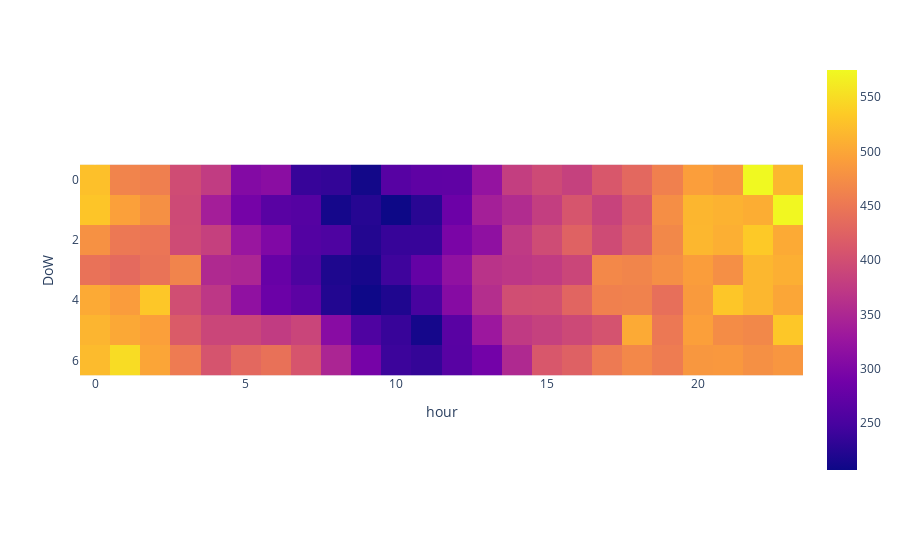

The notebook cell saved with this chart:
### Code cell
dow_hour_counts = fire_inc.groupby(by=['DoW', 'hour'])['injury_or_fatality'].count().reset_index()
dow_hour_counts = dow_hour_counts.pivot(index='DoW', columns='hour', values='injury_or_fatality')
px.imshow(dow_hour_counts)

### Figure 1 — Plotly figure (JSON) as saved in the notebook; plotly's stock layout.template omitted (floating-point values rounded to 4 significant figures; data arrays with more than 128 entries replaced by an {"elided": "..."} marker saying what was removed)
{"data": [{"coloraxis": "coloraxis", "hovertemplate": "hour: %{x}<br>DoW: %{y}<br>color: %{z}<extra></extra>", "name": "0", "type": "heatmap", "x": [0, 1, 2, 3, 4, 5, 6, 7, 8, 9, 10, 11, 12, 13, 14, 15, 16, 17, 18, 19, 20, 21, 22, 23], "xaxis": "x", "y": [0, 1, 2, 3, 4, 5, 6], "yaxis": "y", "z": {"elided": "7x24 int values"}}], "layout": {"coloraxis": {"colorscale": [[0, "#0d0887"], [0.1111, "#46039f"], [0.2222, "#7201a8"], [0.3333, "#9c179e"], [0.4444, "#bd3786"], [0.5556, "#d8576b"], [0.6667, "#ed7953"], [0.7778, "#fb9f3a"], [0.8889, "#fdca26"], [1, "#f0f921"]]}, "margin": {"t": 60}, "xaxis": {"anchor": "y", "constrain": "domain", "domain": [0, 1], "scaleanchor": "y", "title": {"text": "hour"}}, "yaxis": {"anchor": "x", "autorange": "reversed", "constrain": "domain", "domain": [0, 1], "title": {"text": "DoW"}}}}
